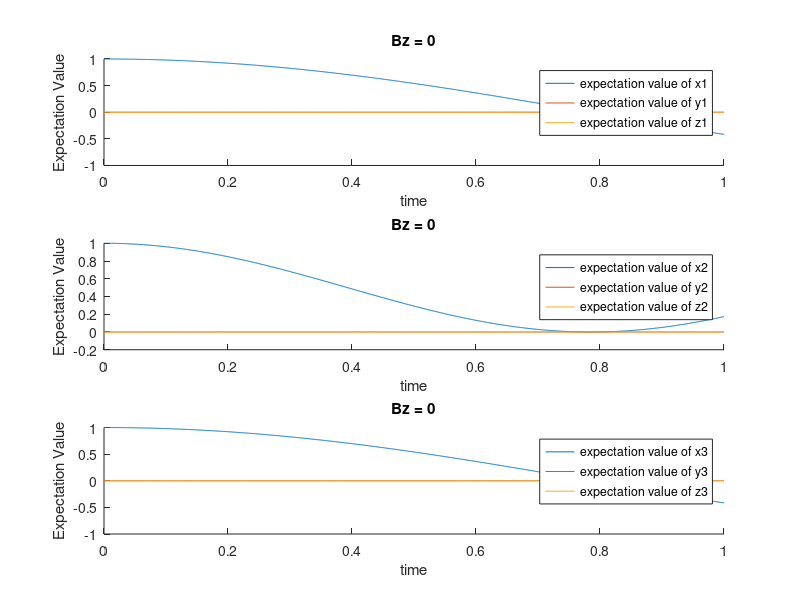
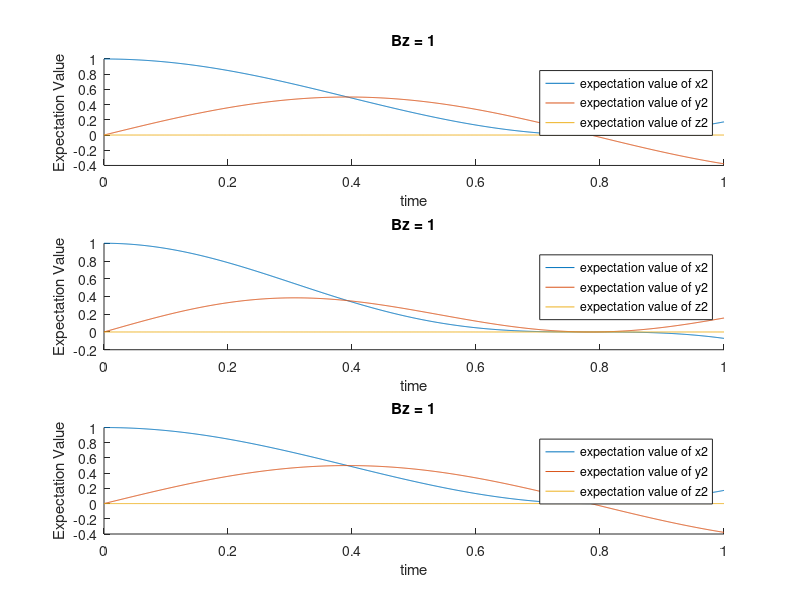
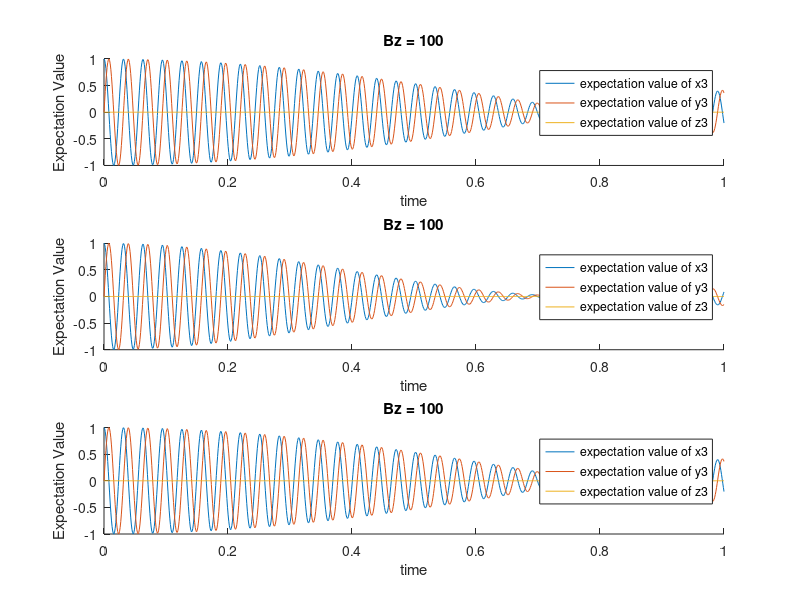

The MATLAB source for these figures, in order:
%% ronson_chan_2_3

close all
clear all
clc

%% definition
sx =  [0,1;1,0];
sy =  [0,1i;-1i,0];
sz =  [1,0;0,-1];
I = eye(2);
sz1 = kron(sz,I);
sz2 = kron(I,sz);
sx1 = kron(sx,I);
sx2 = kron(I,sx);
sy1 = kron(sy,I);
sy2 = kron(I,sy);

Sz1 = kron(sz1,I);
Sz2 = kron(sz2,I);
Sz3 = kron(I,sz2);

Sx1 = kron(sx1,I);
Sx2 = kron(sx2,I);
Sx3 = kron(I,sx2);

Sy1 = kron(sy1,I);
Sy2 = kron(sy2,I);
Sy3 = kron(I,sy2);

up = [1;0];
down = [0;1];

upup = kron(up,up);
updown = kron(up,down);
downup = kron(down,up);
downdown = kron(down,down);

uuu = kron(upup,up);
uud = kron(upup,down);
udu = kron(updown,up);
udd = kron(updown,down);
duu = kron(downup,up);
dud = kron(downup,down);
ddu = kron(downdown,up);
ddd = kron(downdown,down);

%% calculating expectation value for 1
clc
% define time here
resolution = 1000;
time  = linspace(0,1,resolution);
T = length(time);
hbar = 1;
ketX = (1/sqrt(2)) * (up+down);
ketXXX = kron(ketX, kron(ketX, ketX));
psi0 = ketXXX;
psi = zeros(8,T);
J = 1;
% hamiltonian is written in units of angular freq.
Bz = [0,1,100];
exp_x = zeros(3,T,3);   
exp_y = zeros(3,T,3);   
exp_z = zeros(3,T,3);   
% reallocating all the S into a 3D matrix
Sx = zeros(8,8,3);
Sy = zeros(8,8,3);
Sz = zeros(8,8,3);
Sx(:,:,1) = Sx1;
Sx(:,:,2) = Sx2;
Sx(:,:,3) = Sx3;
Sy(:,:,1) = Sy1;
Sy(:,:,2) = Sy2;
Sy(:,:,3) = Sy3;
Sz(:,:,1) = Sz1;
Sz(:,:,2) = Sz2;
Sz(:,:,3) = Sz3;

for i = 1:3
    H = J*(Sz1.*Sz2 + Sz2.*Sz3) - Bz(i)*(Sz1+Sz2+Sz3);
    for t = 1:T
        U = expm(-1i*H*time(t));
        psi(:,t) = U*psi0;
        for j = 1:3
            exp_x(i,t,j) = real(psi(:,t)' * Sx(:,:,j) * psi(:,t));
            exp_y(i,t,j) = real(psi(:,t)' * Sy(:,:,j) * psi(:,t));
            exp_z(i,t,j) = real(psi(:,t)' * Sz(:,:,j) * psi(:,t));
        end
    end
end
%% plotting
close all;

figure(1);
subplot(3,1,1)
hold on
plot(time, exp_x(1,:,1));
plot(time, exp_y(1,:,1));
plot(time, exp_z(1,:,1));
title('Bz = 0');
xlabel('time');
ylabel('Expectation Value');
legend('expectation value of x1','expectation value of y1','expectation value of z1');
hold off
subplot(3,1,2)
hold on
plot(time, exp_x(1,:,2));
plot(time, exp_y(1,:,2));
plot(time, exp_z(1,:,2));
title('Bz = 0');
xlabel('time');
ylabel('Expectation Value');
legend('expectation value of x2','expectation value of y2','expectation value of z2');
hold off
subplot(3,1,3)
hold on
plot(time, exp_x(1,:,3));
plot(time, exp_y(1,:,3));
plot(time, exp_z(1,:,3));
title('Bz = 0');
xlabel('time');
ylabel('Expectation Value');
legend('expectation value of x3','expectation value of y3','expectation value of z3');
hold off


figure(2);
subplot(3,1,1)
hold on
plot(time, exp_x(2,:,1));
plot(time, exp_y(2,:,1));
plot(time, exp_z(2,:,1));
title('Bz = 1');
xlabel('time');
ylabel('Expectation Value');
legend('expectation value of x2','expectation value of y2','expectation value of z2');
hold off
subplot(3,1,2)
hold on
plot(time, exp_x(2,:,2));
plot(time, exp_y(2,:,2));
plot(time, exp_z(2,:,2));
title('Bz = 1');
xlabel('time');
ylabel('Expectation Value');
legend('expectation value of x2','expectation value of y2','expectation value of z2');
hold off
subplot(3,1,3)
hold on
plot(time, exp_x(2,:,3));
plot(time, exp_y(2,:,3));
plot(time, exp_z(2,:,3));
title('Bz = 1');
xlabel('time');
ylabel('Expectation Value');
legend('expectation value of x2','expectation value of y2','expectation value of z2');
hold off

figure(3);
subplot(3,1,1)
hold on
plot(time, exp_x(3,:,1));
plot(time, exp_y(3,:,1));
plot(time, exp_z(3,:,1));
title('Bz = 100');
xlabel('time');
ylabel('Expectation Value');
legend('expectation value of x3','expectation value of y3','expectation value of z3');
hold off
subplot(3,1,2)
hold on
plot(time, exp_x(3,:,2));
plot(time, exp_y(3,:,2));
plot(time, exp_z(3,:,2));
title('Bz = 100');
xlabel('time');
ylabel('Expectation Value');
legend('expectation value of x3','expectation value of y3','expectation value of z3');
hold off
subplot(3,1,3)
hold on
plot(time, exp_x(3,:,3));
plot(time, exp_y(3,:,3));
plot(time, exp_z(3,:,3));
title('Bz = 100');
xlabel('time');
ylabel('Expectation Value');
legend('expectation value of x3','expectation value of y3','expectation value of z3');
hold off